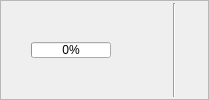
     <widget class="QFrame" name="strip">
      <property name="frameShape">
       <enum>QFrame::StyledPanel</enum>
      </property>
      <property name="sizePolicy">
       <sizepolicy hsizetype="Preferred" vsizetype="Fixed">
        <horstretch>0</horstretch>
        <verstretch>0</verstretch>
       </sizepolicy>
      </property>
      <property name="toolTip">
       <string>Click for the detailed status</string>
      </property>
      <layout class="QHBoxLayout" name="strip_layout">
       <property name="leftMargin">
        <number>4</number>
       </property>
       <property name="topMargin">
        <number>2</number>
       </property>
       <property name="rightMargin">
        <number>2</number>
       </property>
       <property name="bottomMargin">
        <number>2</number>
       </property>
       <item>
        <widget class="QLabel" name="lbl_logo"/>
       </item>
       <item>
        <widget class="QLabel" name="lbl_badge">
         <property name="alignment">
          <set>Qt::AlignCenter</set>
         </property>
         <property name="maximumSize">
          <size>
           <width>16777215</width>
           <height>24</height>
          </size>
         </property>
        </widget>
       </item>
       <item>
        <widget class="QProgressBar" name="bar_battery">
         <property name="maximumSize">
          <size>
           <width>16777215</width>
           <height>16</height>
          </size>
         </property>
         <property name="value">
          <number>0</number>
         </property>
         <property name="maximumSize">
          <size>
           <width>80</width>
           <height>16</height>
          </size>
         </property>
         <property name="toolTip">
          <string>Battery</string>
         </property>
        </widget>
       </item>
       <item>
        <widget class="QLabel" name="lbl_wifi_strip"/>
       </item>
       <item>
        <widget class="QLabel" name="lbl_job"/>
       </item>
       <item>
        <widget class="QToolButton" name="btn_warning">
         <property name="autoRaise">
          <bool>true</bool>
         </property>
        </widget>
       </item>
       <item>
        <widget class="QFrame" name="sep_servers">
         <property name="frameShape">
          <enum>QFrame::VLine</enum>
         </property>
         <property name="frameShadow">
          <enum>QFrame::Sunken</enum>
         </property>
        </widget>
       </item>
       <item>
        <spacer name="strip_spacer">
         <property name="orientation">
          <enum>Qt::Horizontal</enum>
         </property>
         <property name="sizeHint">
          <size>
           <width>0</width>
           <height>20</height>
          </size>
         </property>
        </spacer>
       </item>
       <item>
        <widget class="QToolButton" name="btn_menu">
         <property name="autoRaise">
          <bool>true</bool>
         </property>
         <property name="popupMode">
          <enum>QToolButton::InstantPopup</enum>
         </property>
         <property name="toolTip">
          <string>More</string>
         </property>
        </widget>
       </item>
      </layout>
     </widget>
